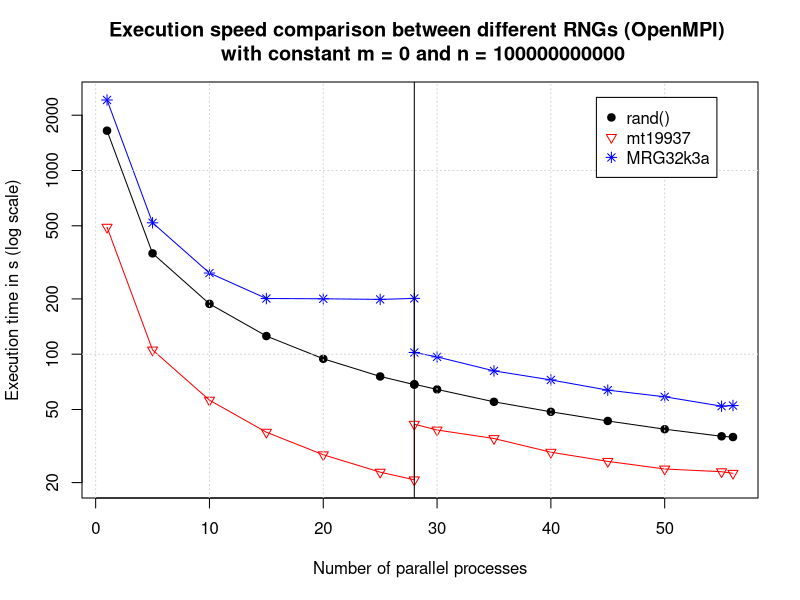
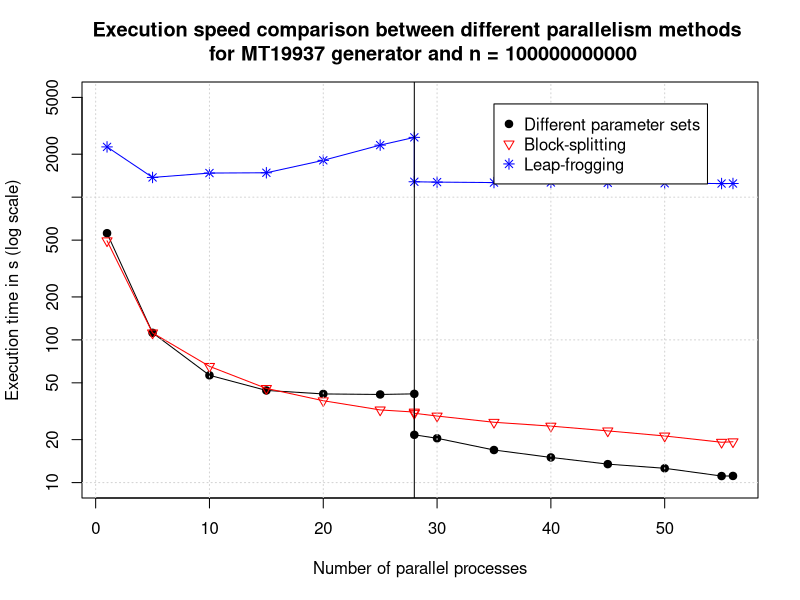

The R script that drew these images, in order:
#-----------------------------------------------------------------------------------------------------------------
# Execution speed comparison between different RNGs (OpenMPI) with constant m = 0 and n = 100000000000
x = c(1,5,10,15,20, 25, 28, 28, 30, 35, 40, 45, 50, 55, 56)
t0 = c(1647.502,353.919,187.934,125.536,94.402,75.641,68.281,68.617,64.288,55.046,48.566,43.301,39.051,35.734,35.4)
t1 = c(491.299,105.46,56.2,37.605,28.347,22.793,20.696,41.57,38.667,34.747,29.273,26.085,23.721,22.92,22.471)
t2 = c(2420.335,519.241,276.556,200.97,200.315,198.732,201.233,102.202,96.672,81.1,72.419,63.716,58.615,52.125,52.539)

plot(x, t0, log="y", type="o", pch=19, las=0, ylim=c(20, 2500), xlim=c(1,56), 
    main="Execution speed comparison between different RNGs (OpenMPI) \n with constant m = 0 and n = 100000000000",
    xlab="Number of parallel processes", 
    ylab="Execution time in s (log scale)"
)

lines(x, y=t1, col="red", type="o", pch=6)
lines(x, y=t2, col="blue", type="o", pch=8)

grid(col = "lightgray", lty = "dotted", lwd = par("lwd"), equilogs = TRUE)
legend(44, 2500, legend=c("rand()", "mt19937", "MRG32k3a"), col=c("black", "red", "blue"), pch=c(19,6, 8))

abline(v = 28, col="black")

#-----------------------------------------------------------------------------------------------------------------
# Execution speed comparison between different parallelism methods for mt19937 generator and n = 100000000000
x = c(1,5,10,15,20, 25, 28, 28, 30, 35, 40, 45, 50, 55, 56)
t0 = c(559.071,112.034,56.464,44.222,41.804,41.45,41.854,21.616,20.439,16.915,15.009,13.47,12.596,11.114,11.133)
t1 = c(494.762,111.903,65.223,45.677,37.46,32.297,31.207,30.596,29.263,26.465,24.867,23.029,21.215,19.169,19.323)
t2 = c(2250.072,1374.589,1475.45,1482.447,1811.979,2315.967,2624.61,1281.97,1274.911,1265.315,1267.943,1259.394,1251.983,1245.622,1246.712)

plot(x, t0, log="y", type="o", pch=19, las=0, ylim=c(10, 5000), xlim=c(1,56), 
    main="Execution speed comparison between different parallelism methods \n for MT19937 generator and n = 100000000000",
    xlab="Number of parallel processes", 
    ylab="Execution time in s (log scale)"
)

lines(x, y=t1, col="red", type="o", pch=6)
lines(x, y=t2, col="blue", type="o", pch=8)

grid(col = "lightgray", lty = "dotted", lwd = par("lwd"), equilogs = TRUE)
legend(35, 4500, legend=c("Different parameter sets", "Block-splitting", "Leap-frogging"), col=c("black", "red", "blue"), pch=c(19,6, 8))

abline(v = 28, col="black")